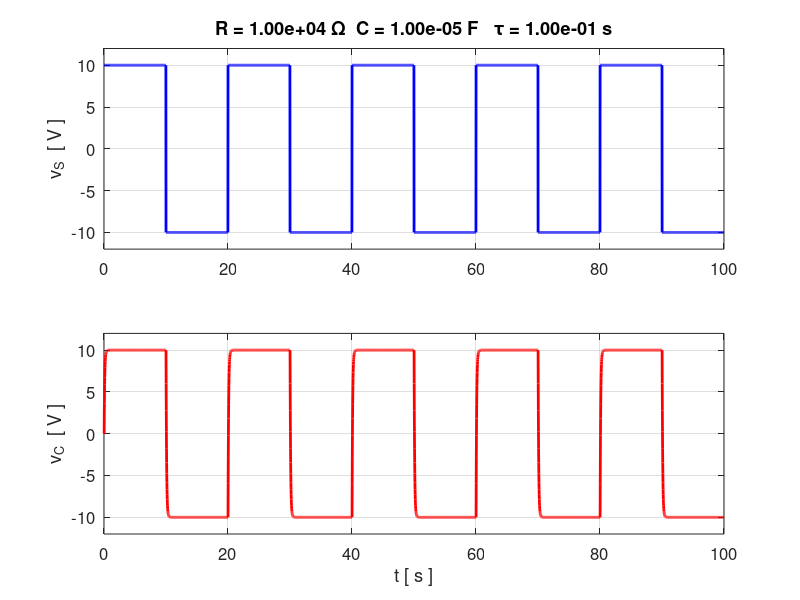

The MATLAB script that drew this image:
% CN05.m

% SIMPLE RC CIRCUIT: SQUARE WAVE EXCITATION
% Finite Difference Method for RC circuit anlysis

% Ian Cooper
% email: ian.cooper@sydney.edu.au
% School of Physics, University of Sydney
 
% DOING PHYSICS WITH MATLAB 
%    http://www.physics.usyd.edu.au/teach_res/mp/mphome.htm
% 180216

clear all
close all
clc

% INPUTS (S.I. Units) ---------------------------------------------------
% resistor [1e4]
  R = 1e4;
  % Capacitor [100e-6]
  C = 10e-6;

% Square wave values VH (high) [10]  VL (low)  [-10]  
  VH = 10;
  VL = -10;
% Number of calculations (check dt << tau)  [5000]   
  N = 5000;
% Max time interval  [100]
  tMax = 100;
% Period of square wave function  [20]  
  T = 20;
  
% CALCULATIONS  ---------------------------------------------------------
  tau = R*C;
  t = linspace(0,tMax, N);
  dt = t(2 )- t(1);

% Initialize arrays
  vS = zeros(N,1);
  vR = zeros(N,1);
  vC = zeros(N,1);
  iS = zeros(N,1);

  % Specify source emf 
  for c = 1 : N
    y = sin(2*pi*t(c)/T);
    if y >= 0
          vS(c) = VH;
    elseif y < 0
          vS(c) = VL;
    end
  end


% Finite difference algorithm -------------------------------------------
   k = dt/C;
% Time Steps #2 to #N
  for c = 2 : N
    vC(c)  = vC(c-1) + k*iS(c-1);
    vR(c)  = vS(c) - vC(c);
    iS(c)  = vR(c)/R;
  end

  
% GRAPHICS -------------------------------------------------------------
  
figure(1)
   pos = [0.07 0.05 0.28 0.47];
   set(gcf,'Units','normalized');
   set(gcf,'Position',pos);
   set(gcf,'color','w'); 
subplot(2,1,1)
   plot(t,vS,'b','linewidth',2)
  grid on
  ylabel('v_S  [ V ]');
  tm1 = '   R = ';
  tm2 = num2str(R,'%3.2e');
  tm3 = ' \Omega  ';
  tm4 = 'C = ';
  tm5 = num2str(C,'%3.2e');
  tm6 = ' F   ';
  tm7 = '\tau = ';
  tm8 = num2str(tau,'%3.2e');
  tm9 = ' s   ';
  tm = [tm1 tm2 tm3 tm4 tm5 tm6 tm7 tm8 tm9];
  title(tm);
  set(gca,'yLim',[-12 12]);
  set(gca,'fontsize',12);


subplot(2,1,2)
  plot(t,vC,'r','linewidth',2)
  ylabel('v_C  [ V ]');
  xlabel('t [ s ]');
  grid on
  set(gca,'yLim',[-12 12]);
  set(gca,'fontsize',12);
  
  
